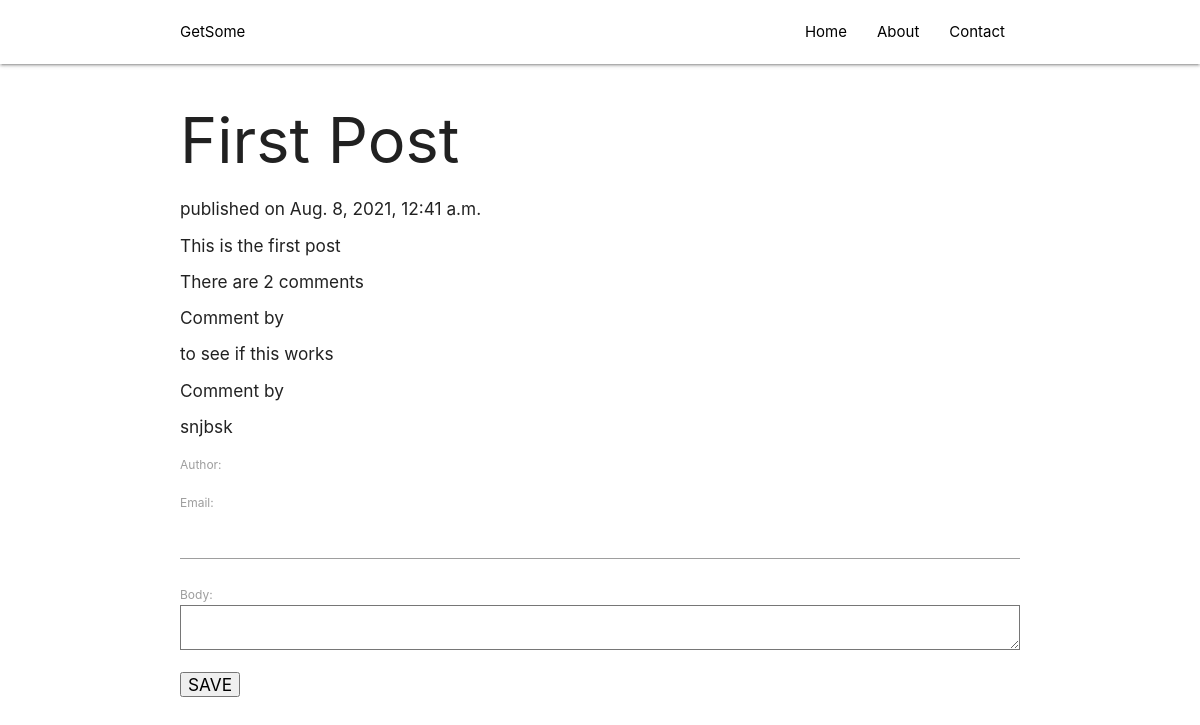
Page /detail/1/first_post/ on the earlier database version.
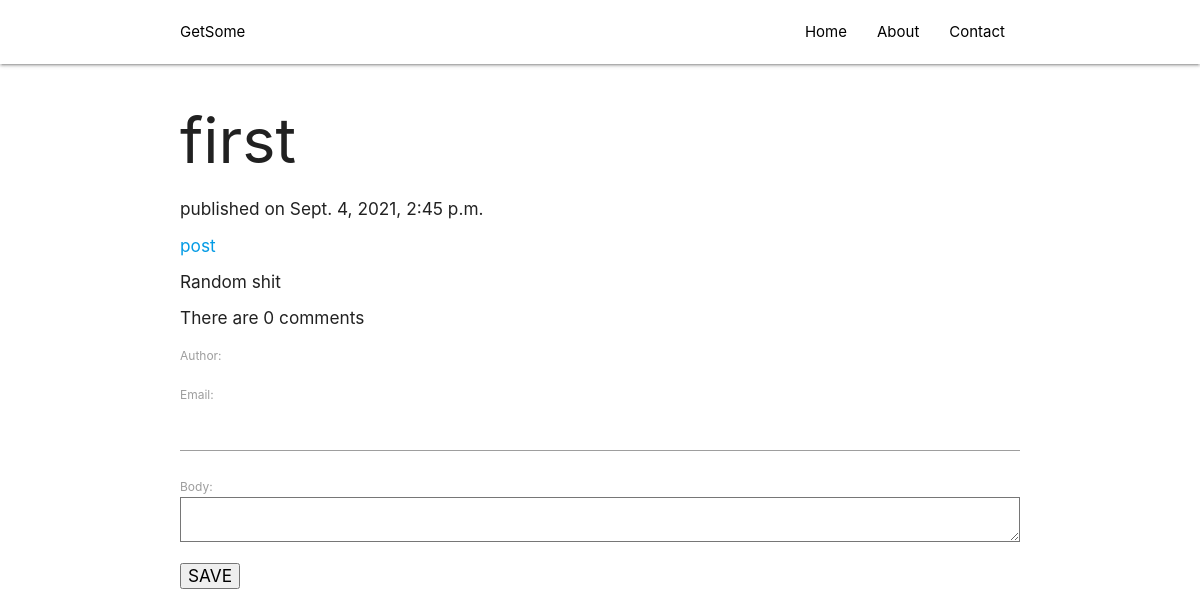
Same page on the later database version.
### website/models.py (models this page shows, shortened)
class Post(models.Model):
    STATUS = (('draft', 'DRAFT'), ('published', 'PUBLISHED'))
    title = models.CharField(max_length=255)
    body = models.TextField()
    slug = models.SlugField()
    published_status = models.CharField(choices=STATUS, default='draft',
     max_length=10)
    published = models.DateTimeField(auto_now_add=True)
    tag = models.ManyToManyField(Tag, related_name='tag')
    author = models.ForeignKey(User, on_delete=models.CASCADE)

class Comment(models.Model):
    STATUS = (('true', 'TRUE'), ('false', 'FALSE'),)
    post = models.ForeignKey(Post, on_delete=models.CASCADE,
    related_name='comment')
    author = models.ForeignKey(User, default='anonymous', on_delete=models.CASCADE)
    email = models.EmailField()
    body = models.TextField()
    created = models.DateTimeField(auto_now_add=True)
    updated = models.DateTimeField(auto_now=True)
    published_status = models.CharField(max_length=6, choices=STATUS,
     default='FALSE')

class Tag(models.Model):
    name = models.CharField(max_length=30, unique=True)

### website/views.py (the view, shortened to what this page needs)
# urls.py: path('detail/<int:pk>/<slug>/', PostDetailView.as_view(), name='post-detail'),
class PostDetailView(DetailView, FormMixin):
    model = Post
    context_object_name = 'post'
    form_class = CommentForm
    def post(self, request, *args, **kwargs):
        self.object = self.get_object()
        form = self.get_form()
        if form.is_valid():
            return self.form_valid(form)
        else:
            return self.form.invalid(form)

### website/forms.py
class CommentForm(ModelForm):
    class Meta:
        model = Comment
        fields = ['author', 'email', 'body']

### website/templates/website/post_detail.html (shortened to what this page needs)
{% extends '../base.html' %}
{% block content %}
    <h1>{{ post.title}}</h1>
    <h6>published on {{ post.published}}</h6<>
    {% include '../includes/tags.html' %}
    <p> {{ post.body }}</p>
    {% include '../includes/comments.html' %}
{% endblock %}

### website/templates/includes/tags.html
{% if post.tag %}
    {% for tag in post.tag.all %}
        <ul>
            <li><a href="{% url 'website:tag-detail' tag.name %}">{{ tag.name }}</a></li>
        </ul>
    {% endfor %}
{% endif %}

### website/templates/includes/comments.html (shortened to what this page needs)
{% if post.comment %}
<p>There are {{ post.comment.all.count}} comments</p>
    {% for comment in post.comment.all %}
        <ul>
            <li>
                <p>Comment by {{ comment.author }}</p>
                {{ comment.body|linebreaks }}
            </li>
        </ul>
    {% endfor %}
{% else %}
    <h6>There are no comments yet for this post</h6>
{% endif %}
<form method="POST">
    {{ form.as_p }}
    <input type="submit" value="SAVE">
</form>

Differences in the rows shown:
removed Comment: body "to see if this works"
removed Comment: body "snjbsk"
changed Post: title "First Post" → "first"; published "Aug. 8, 2021, 12:41 a.m." → "Sept. 4, 2021, 2:45 p.m."; body "This is the first post" → "Random shit"; comment.all.count "2" → "0"
now on this page (row unchanged): Tag: name "post"
